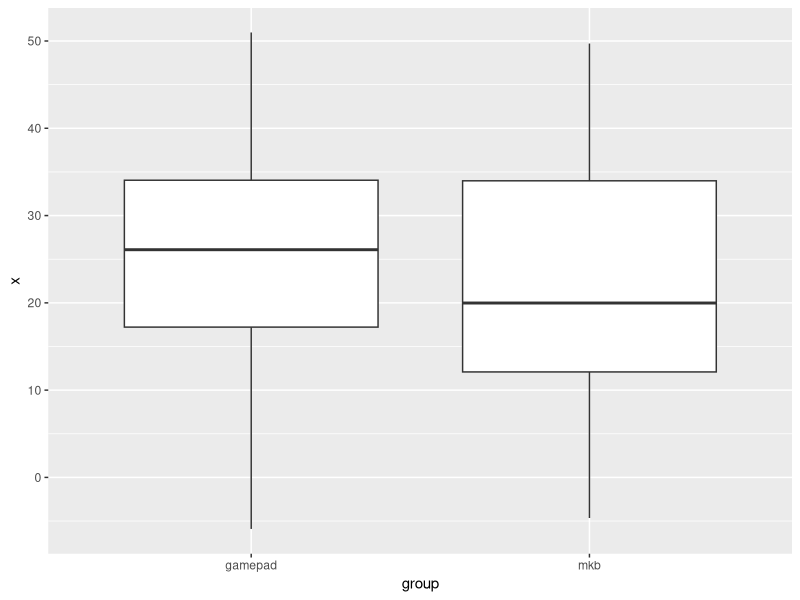

Generate this figure with R:
#Open libraries
library(tidyverse)
#Make dataset

df <- data.frame(x=rnorm(50, 23, 12), 
                 group = rep(c("gamepad", "mkb"),
                             each = 25))

df %>% 
  group_by(group) %>%
  summarise(mean=mean(x),
            n=length(x),
            stdev=sd(x))

df %>% ggplot(aes(group, x))+
  geom_boxplot()
